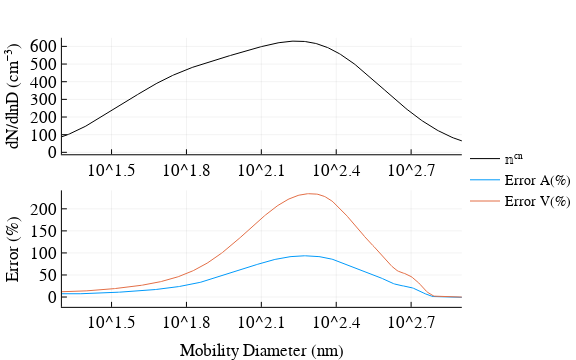

Notebook code cell kept with this figure:
### Code cell
figure("Nimbus Sans L", 2, 4, 2.5, 8)
ErrorA = map(i->sum(A[i].N)./(π*(δ.Dp[i]*1e-3)^2*sum(N[i].N)),1:bins)
ErrorV = map(i->sum(V[i].N)./(π/6*(δ.Dp[i]*1e-3)^3*sum(N[i].N)),1:bins)
p1 = plot(𝕟ᶜⁿ.Dp, 𝕟ᶜⁿ.S, xaxis = :log10, color = :black, label = "𝕟ᶜⁿ", ylabel = "dN/dlnD (cm⁻³)")
p2 = plot(δ.Dp, 100 .* ErrorA .- 100, xaxis = :log10, label = "Error A(%)", 
          xlabel = "Mobility Diameter (nm)", ylabel = "Error (%)")
p2 = plot!(δ.Dp, 100 .* ErrorV .- 100, xaxis = :log10, label = "Error V(%)")

plot(p1,p2, layout = grid(2,1), legend=:right, top_margin = 20px, left_margin = 20px, 
    xlim = (20,800), fmt = :svg)

### Figure 1 — Plotly figure (JSON) as saved in the notebook; plotly's stock layout.template omitted (floating-point values rounded to 4 significant figures; data arrays with more than 128 entries replaced by an {"elided": "..."} marker saying what was removed)
{"data": [{"colorbar": {"title": ""}, "hoverinfo": "text", "legendgroup": "𝕟ᶜⁿ", "line": {"color": "rgba(0, 0, 0, 1.000)", "dash": "solid", "shape": "linear", "width": 1}, "mode": "lines", "name": "𝕟ᶜⁿ", "showlegend": true, "text": {"elided": "512 null values"}, "type": "scatter", "x": {"elided": "512 float values"}, "xaxis": "x1", "y": {"elided": "512 float values"}, "yaxis": "y1", "zmax": 0.1, "zmin": -0.1}, {"colorbar": {"title": ""}, "hoverinfo": "text", "legendgroup": "Error A(%)", "line": {"color": "rgba(0, 154, 250, 1.000)", "dash": "solid", "shape": "linear", "width": 1}, "mode": "lines", "name": "Error A(%)", "showlegend": true, "text": {"elided": "512 null values"}, "type": "scatter", "x": {"elided": "512 float values"}, "xaxis": "x2", "y": {"elided": "512 float values"}, "yaxis": "y2", "zmax": 0.1, "zmin": -0.1}, {"colorbar": {"title": ""}, "hoverinfo": "text", "legendgroup": "Error V(%)", "line": {"color": "rgba(227, 111, 71, 1.000)", "dash": "solid", "shape": "linear", "width": 1}, "mode": "lines", "name": "Error V(%)", "showlegend": true, "text": {"elided": "512 null values"}, "type": "scatter", "x": {"elided": "512 float values"}, "xaxis": "x2", "y": {"elided": "512 float values"}, "yaxis": "y2", "zmax": 0.1, "zmin": -0.1}], "layout": {"annotations": [], "height": 360, "legend": {"bgcolor": "rgba(255, 255, 255, 1.000)", "bordercolor": "rgba(0, 0, 0, 1.000)", "font": {"color": "rgba(0, 0, 0, 1.000)", "family": "Nimbus Sans L", "size": 14}, "tracegroupgap": 0, "x": 1, "y": 0.5}, "margin": {"b": 20, "l": 0, "r": 0, "t": 20}, "paper_bgcolor": "rgba(255, 255, 255, 1.000)", "plot_bgcolor": "rgba(255, 255, 255, 1.000)", "showlegend": true, "width": 576, "xaxis1": {"anchor": "y1", "domain": [0.1331, 0.9932], "gridcolor": "rgba(0, 0, 0, 0.100)", "gridwidth": 0.5, "linecolor": "rgba(0, 0, 0, 1.000)", "mirror": false, "range": [1.301, 2.903], "showgrid": true, "showline": true, "showticklabels": true, "tickangle": 0, "tickcolor": "rgb(0, 0, 0)", "tickfont": {"color": "rgba(0, 0, 0, 1.000)", "family": "Nimbus Sans L", "size": 17}, "tickmode": "array", "ticks": "inside", "ticktext": ["10^1.5", "10^1.8", "10^2.1", "10^2.4", "10^2.7"], "tickvals": [31.62, 63.1, 125.9, 251.2, 501.2], "title": "", "titlefont": {"color": "rgba(0, 0, 0, 1.000)", "family": "Nimbus Sans L", "size": 17}, "type": "log", "visible": true, "zeroline": false, "zerolinecolor": "rgba(0, 0, 0, 1.000)"}, "xaxis2": {"anchor": "y2", "domain": [0.1331, 0.9932], "gridcolor": "rgba(0, 0, 0, 0.100)", "gridwidth": 0.5, "linecolor": "rgba(0, 0, 0, 1.000)", "mirror": false, "range": [1.301, 2.903], "showgrid": true, "showline": true, "showticklabels": true, "tickangle": 0, "tickcolor": "rgb(0, 0, 0)", "tickfont": {"color": "rgba(0, 0, 0, 1.000)", "family": "Nimbus Sans L", "size": 17}, "tickmode": "array", "ticks": "inside", "ticktext": ["10^1.5", "10^1.8", "10^2.1", "10^2.4", "10^2.7"], "tickvals": [31.62, 63.1, 125.9, 251.2, 501.2], "title": "Mobility Diameter (nm)", "titlefont": {"color": "rgba(0, 0, 0, 1.000)", "family": "Nimbus Sans L", "size": 17}, "type": "log", "visible": true, "zeroline": false, "zerolinecolor": "rgba(0, 0, 0, 1.000)"}, "yaxis1": {"anchor": "x1", "domain": [0.5804, 0.9444], "gridcolor": "rgba(0, 0, 0, 0.100)", "gridwidth": 0.5, "linecolor": "rgba(0, 0, 0, 1.000)", "mirror": false, "range": [-10.96, 648.8], "showgrid": true, "showline": true, "showticklabels": true, "tickangle": 0, "tickcolor": "rgb(0, 0, 0)", "tickfont": {"color": "rgba(0, 0, 0, 1.000)", "family": "Nimbus Sans L", "size": 17}, "tickmode": "array", "ticks": "inside", "ticktext": ["0", "100", "200", "300", "400", "500", "600"], "tickvals": [0, 100, 200, 300, 400, 500, 600], "title": "dN/dlnD (cm⁻³)", "titlefont": {"color": "rgba(0, 0, 0, 1.000)", "family": "Nimbus Sans L", "size": 17}, "type": "-", "visible": true, "zeroline": false, "zerolinecolor": "rgba(0, 0, 0, 1.000)"}, "yaxis2": {"anchor": "x2", "domain": [0.1035, 0.4676], "gridcolor": "rgba(0, 0, 0, 0.100)", "gridwidth": 0.5, "linecolor": "rgba(0, 0, 0, 1.000)", "mirror": false, "range": [-22.32, 241.8], "showgrid": true, "showline": true, "showticklabels": true, "tickangle": 0, "tickcolor": "rgb(0, 0, 0)", "tickfont": {"color": "rgba(0, 0, 0, 1.000)", "family": "Nimbus Sans L", "size": 17}, "tickmode": "array", "ticks": "inside", "ticktext": ["0", "50", "100", "150", "200"], "tickvals": [0, 50, 100, 150, 200], "title": "Error (%)", "titlefont": {"color": "rgba(0, 0, 0, 1.000)", "family": "Nimbus Sans L", "size": 17}, "type": "-", "visible": true, "zeroline": false, "zerolinecolor": "rgba(0, 0, 0, 1.000)"}}}
